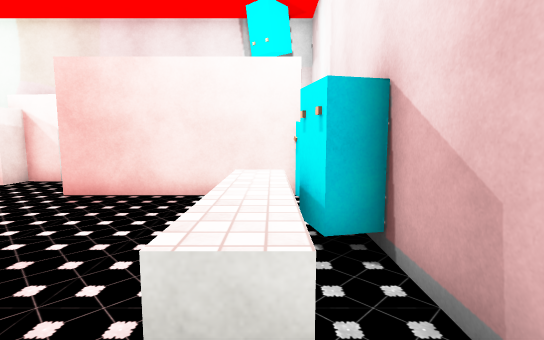
[1] (above)

15 first-person views from a walk through a 3-D level made in the Unity game engine. The camera is 1.5 m above the floor, tilts 6° down and sees 85° across. The floor is counted in squares, 1 m on a side. Each view is taken from the middle of a square. On the plan, view 1 faces up. The plan holds only what a view shows up to about 15 squares ahead; the rest is blank. The player character is not drawn. Some surface patterns are stand-ins.

[2]
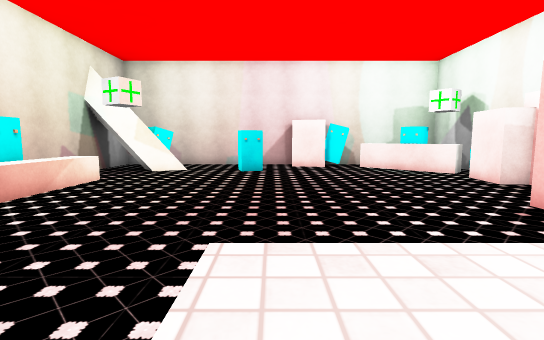

[3]
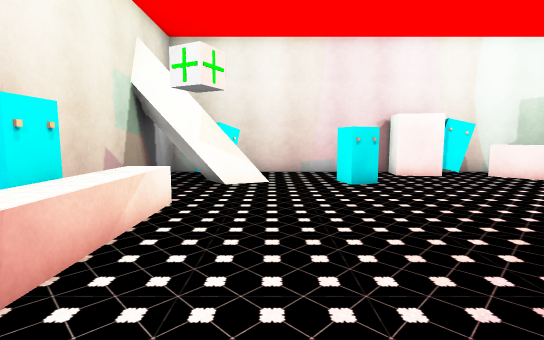

[4]
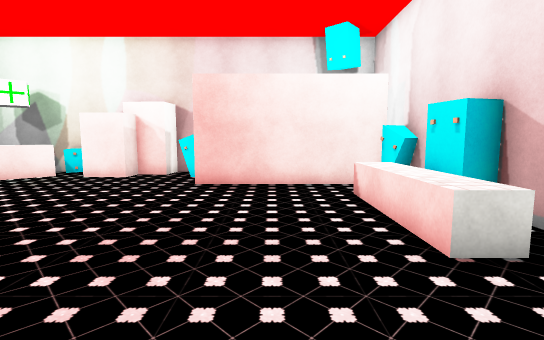

[5]
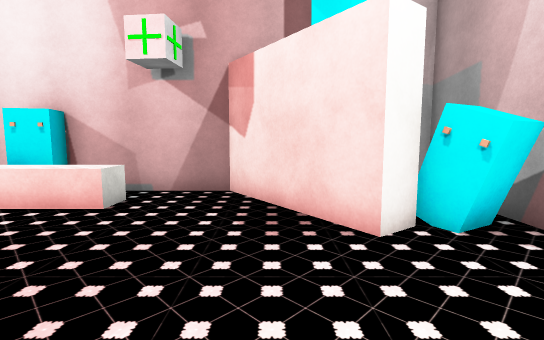

[6]
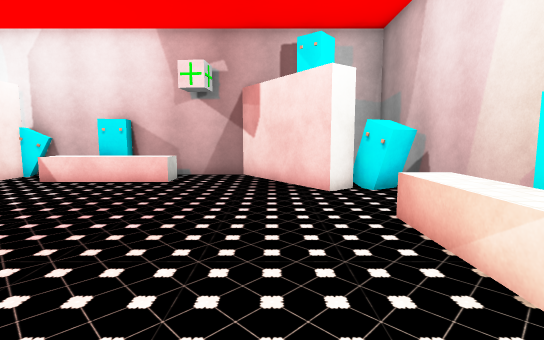

[7]
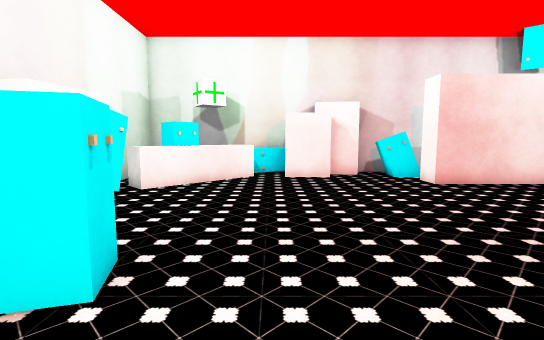

[8]
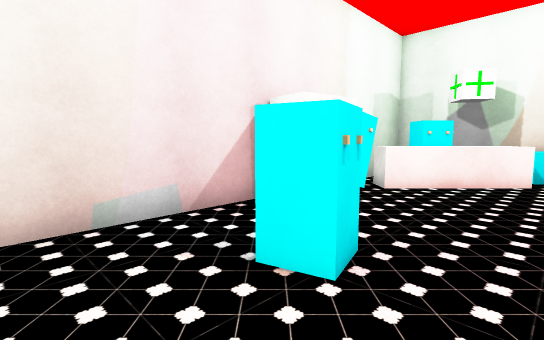

[9]
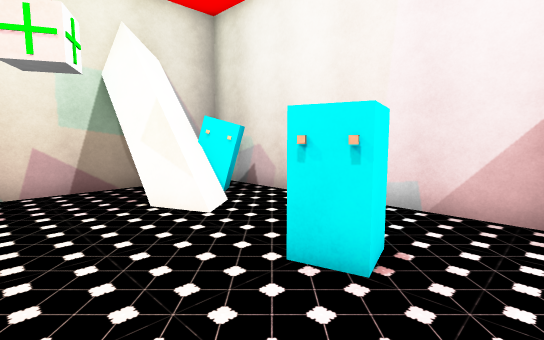

[10]
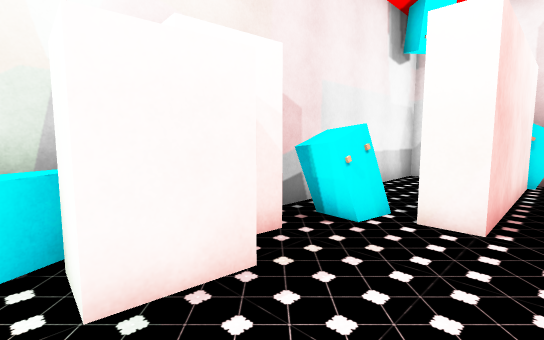

[11]
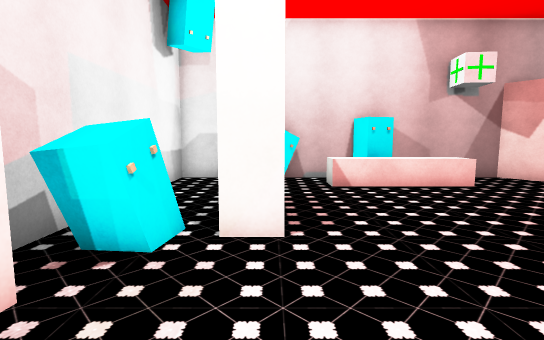

[12]
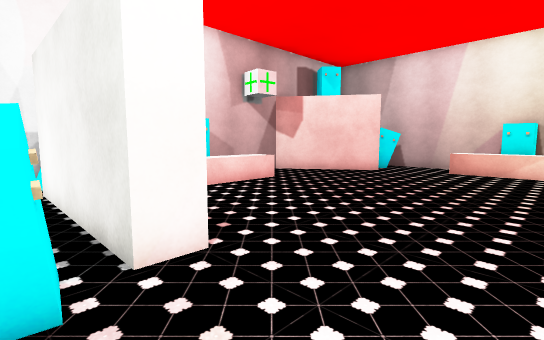

[13]
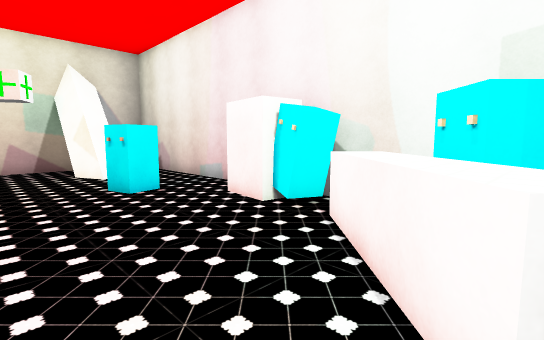

[14]
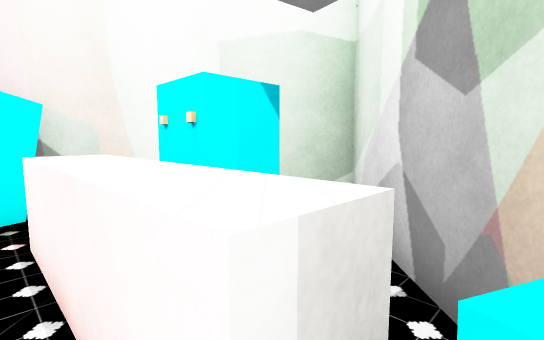

[15]
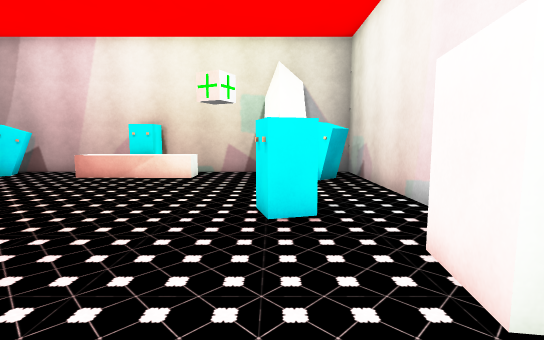

### Floor plan
Key: @ floor where view 1 was taken; # wall or solid block; . floor; = window, fence, low wall or low ledge; ^ raised ledge; B white block; O other object.
Columns run from 17 left of view 1 to 2 right of it. Each row starts with its distance up from view 1.
 12   ###OOO  ####
 11     =OOB  BOO  ####
 10 # OOO^...B.OO..... #
  9 # OO^.......######O#
  8 #=^^........######OO
  7 ##^...............OO
  6 #OO..............^ #
  5  BB.............^^O#
  4   ..............^^OO
  3 #...............^^.#
  2 #...............^^.#
  1 #..OO..............#
  0 #................@.#
 -1 #.................##
 -2 #................##
 -3 #..==..........###
 -4 #OO##..........#
 -5 # O##..^^^^^..OOO
 -6 ####.....OO....O
 -7    ######OO######

Positions as (right, up) in squares from view 1, and headings:
1: (0, 0), facing up
2: (1, 2), facing left
3: (-3, -2), facing left
4: (-3, -2), facing up
5: (-7, -2), facing right
6: (-11, -2), facing right
7: (-11, -2), facing up
8: (-11, -2), facing up-left
9: (-10, 3), facing down-left
10: (-11, 7), facing up-right
11: (-10, 8), facing right
12: (-9, 10), facing down-right
13: (-10, 10), facing down-left
14: (-11, 10), facing left
15: (-13, 7), facing down
